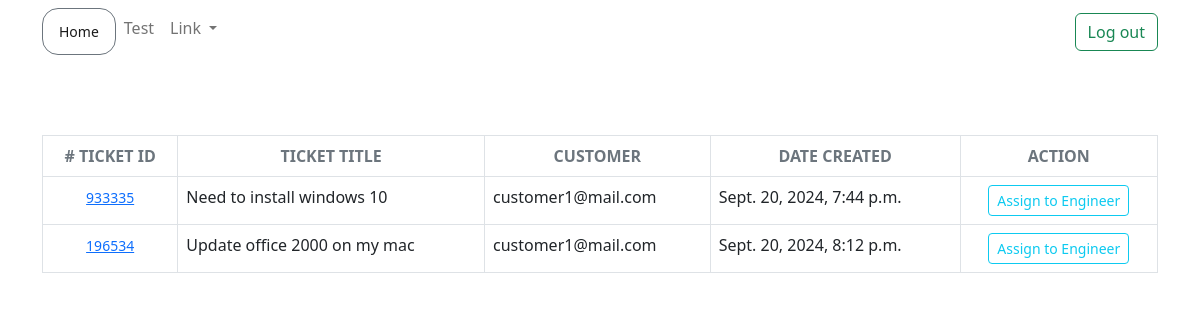
The app's page /ticket/ticket-queue/, older data.
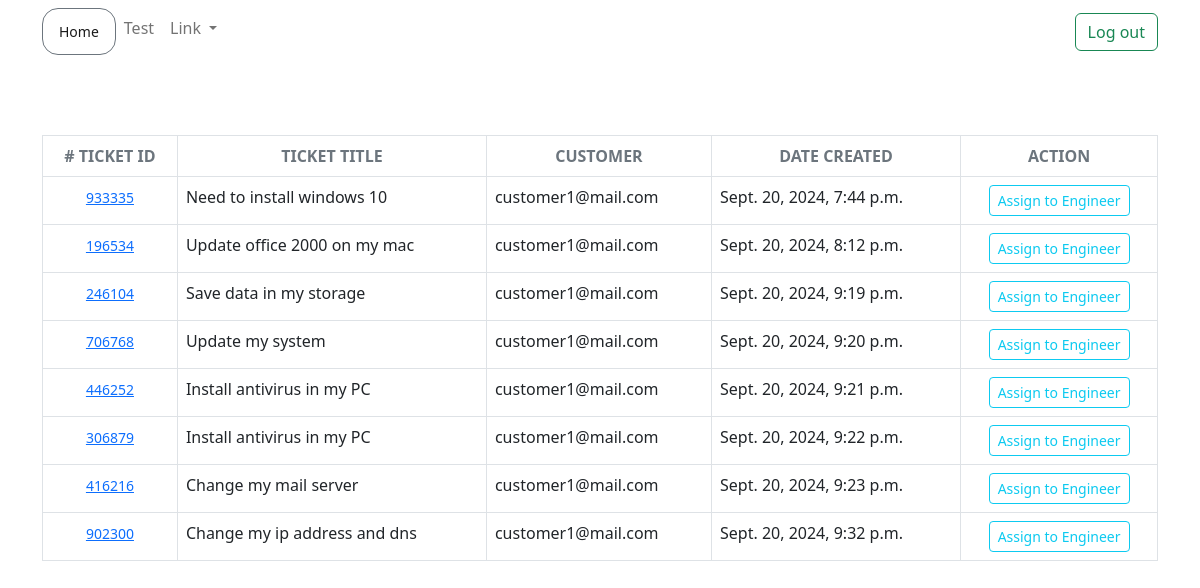
The same page, newer data.
### ticket/models.py (models this page shows)
class Ticket(models.Model):
    customer = models.ForeignKey(User, on_delete=models.CASCADE)
    engineer = models.ForeignKey(User, on_delete=models.DO_NOTHING, null=True, blank=True, related_name='engineer')
    ticket_id = models.CharField(max_length=15, unique=True)
    ticket_title = models.CharField(max_length=50)
    ticket_description = models.TextField()
    status = models.CharField(max_length=20, choices=(('Active', 'Active'),('Pending', 'Pending'), ('Resolved','Resolved')))
    created_on = models.DateTimeField(auto_now_add=True)
    last_modified = models.DateTimeField(auto_now=True)
    is_resolved = models.BooleanField(default=False)
    severity = models.CharField(max_length=5, choices=(('A', 'A'), ('B', 'B')), default='B')
    is_assigned_to_engineer = models.BooleanField(default=False)

### accounts/models.py (models this page shows)
class User(AbstractUser):
    is_customer = models.BooleanField(default=False)
    is_engineer = models.BooleanField(default=False)
    email = models.EmailField(unique=True)
    def __str__(self):
        return self.username

### ticket/views.py (the view)
# urls.py: path('ticket-queue/', views.ticket_queue, name='ticket-queue'),
def ticket_queue(request):
    tickets = Ticket.objects.filter(is_assigned_to_engineer = False)
    context = {'tickets': tickets}
    return render(request, 'ticket/ticket_queue.html', context)

### templates/ticket/ticket_queue.html (shortened to what this page needs)
{% extends 'base.html'%}  {% block content%}
<div>
    <table class="table table-bordered">
        <thead>
            <tr class="text-center text-secondary">
                <th scope="col"># TICKET ID</th>
                <th scope="col">TICKET TITLE</th>
                <th scope="col">CUSTOMER</th>
                <th scope="col">DATE CREATED</th>
                <th scope="col">ACTION</th>
            </tr>
        </thead>
        {% for ticket in tickets %}
        <tbody>
            <tr>
                <td class="text-center">
                    <small>
                        <a href="#"> {{ticket.ticket_id}} </a>
                    </small>
                </td>
                <td>{{ticket.ticket_title}}</td>
                <td>{{ticket.customer}}</td>
                <td>{{ticket.created_on}}</td>
                <td class="text-center">
                    <a href="{% url 'assign-ticket' ticket.ticket_id %}">
                        <button class="btn btn-sm btn-outline-info">
                            Assign to Engineer
                        </button>
                    </a>
                </td>
            </tr>
            {% endfor %}
        </tbody>
    </table>
</div>
{%endblock content%} 411

Row changes from the older to the newer data that the page shows:
added Ticket: ticket_id "246104", ticket_title "Save data in my storage", customer "customer1@mail.com", created_on "Sept. 20, 2024, 9:19 p.m."
added Ticket: ticket_id "706768", ticket_title "Update my system", customer "customer1@mail.com", created_on "Sept. 20, 2024, 9:20 p.m."
added Ticket: ticket_id "446252", ticket_title "Install antivirus in my PC", customer "customer1@mail.com", created_on "Sept. 20, 2024, 9:21 p.m."
added Ticket: ticket_id "306879", ticket_title "Install antivirus in my PC", customer "customer1@mail.com", created_on "Sept. 20, 2024, 9:22 p.m."
added Ticket: ticket_id "416216", ticket_title "Change my mail server", customer "customer1@mail.com", created_on "Sept. 20, 2024, 9:23 p.m."
added Ticket: ticket_id "902300", ticket_title "Change my ip address and dns", customer "customer1@mail.com", created_on "Sept. 20, 2024, 9:32 p.m."
